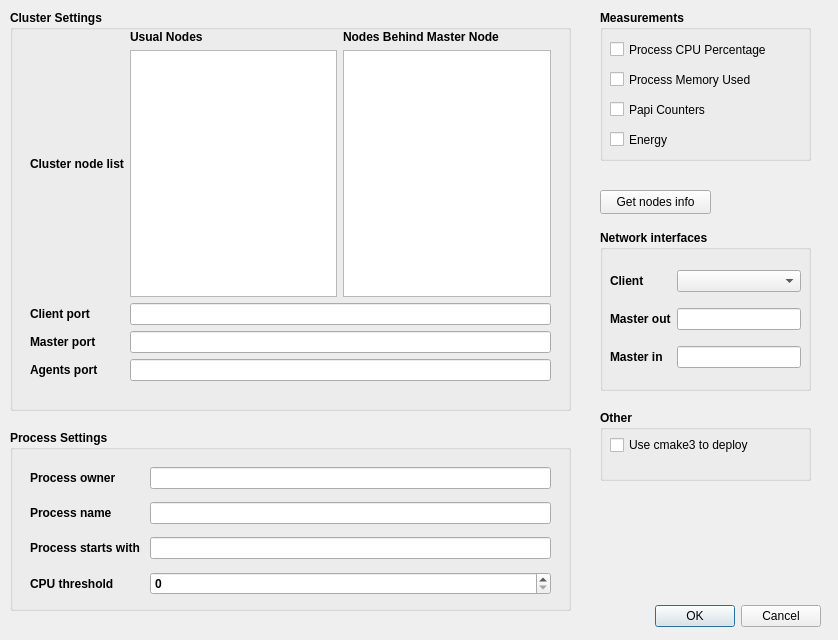
<?xml version="1.0" encoding="UTF-8"?>
<ui version="4.0">
 <class>ConfigurationWindow</class>
 <widget class="QDialog" name="ConfigurationWindow">
  <property name="geometry">
   <rect>
    <x>0</x>
    <y>0</y>
    <width>838</width>
    <height>640</height>
   </rect>
  </property>
  <property name="windowTitle">
   <string>Configuration</string>
  </property>
  <widget class="QDialogButtonBox" name="buttonBox">
   <property name="geometry">
    <rect>
     <x>480</x>
     <y>600</y>
     <width>341</width>
     <height>32</height>
    </rect>
   </property>
   <property name="orientation">
    <enum>Qt::Horizontal</enum>
   </property>
   <property name="standardButtons">
    <set>QDialogButtonBox::Cancel|QDialogButtonBox::Ok</set>
   </property>
  </widget>
  <widget class="QGroupBox" name="groupBox_ClusterSettings">
   <property name="geometry">
    <rect>
     <x>10</x>
     <y>10</y>
     <width>561</width>
     <height>401</height>
    </rect>
   </property>
   <property name="font">
    <font>
     <weight>75</weight>
     <bold>true</bold>
    </font>
   </property>
   <property name="title">
    <string>Cluster Settings</string>
   </property>
   <property name="flat">
    <bool>false</bool>
   </property>
   <widget class="QWidget" name="gridLayoutWidget">
    <property name="geometry">
     <rect>
      <x>20</x>
      <y>20</y>
      <width>521</width>
      <height>351</height>
     </rect>
    </property>
    <layout class="QGridLayout" name="gridLayout">
     <item row="2" column="1">
      <widget class="QLineEdit" name="LineEdit_MasterPort">
       <property name="font">
        <font>
         <weight>50</weight>
         <bold>false</bold>
        </font>
       </property>
      </widget>
     </item>
     <item row="2" column="0">
      <widget class="QLabel" name="Label_MasterPort">
       <property name="text">
        <string>Master port</string>
       </property>
      </widget>
     </item>
     <item row="0" column="1">
      <layout class="QGridLayout" name="gridLayout_3">
       <item row="0" column="0">
        <widget class="QLabel" name="Label_UsualNodes">
         <property name="text">
          <string>Usual Nodes</string>
         </property>
        </widget>
       </item>
       <item row="0" column="1">
        <widget class="QLabel" name="Label_NodesBehindMaster">
         <property name="text">
          <string>Nodes Behind Master Node</string>
         </property>
        </widget>
       </item>
       <item row="1" column="0">
        <widget class="QPlainTextEdit" name="plainTextEdit_ClusterNodeList">
         <property name="font">
          <font>
           <weight>50</weight>
           <bold>false</bold>
          </font>
         </property>
        </widget>
       </item>
       <item row="1" column="1">
        <widget class="QPlainTextEdit" name="plainTextEdit_ClusterNodeListBM">
         <property name="font">
          <font>
           <weight>50</weight>
           <bold>false</bold>
          </font>
         </property>
        </widget>
       </item>
      </layout>
     </item>
     <item row="1" column="1">
      <widget class="QLineEdit" name="LineEdit_Port">
       <property name="font">
        <font>
         <weight>50</weight>
         <bold>false</bold>
        </font>
       </property>
      </widget>
     </item>
     <item row="1" column="0">
      <widget class="QLabel" name="Label_Port">
       <property name="text">
        <string>Client port</string>
       </property>
      </widget>
     </item>
     <item row="0" column="0">
      <widget class="QLabel" name="Label_ClusterNodeList">
       <property name="text">
        <string>Cluster node list</string>
       </property>
      </widget>
     </item>
     <item row="3" column="0">
      <widget class="QLabel" name="Label_AgentPort">
       <property name="text">
        <string>Agents port</string>
       </property>
      </widget>
     </item>
     <item row="3" column="1">
      <widget class="QLineEdit" name="LineEdit_AgentsPort">
       <property name="font">
        <font>
         <weight>50</weight>
         <bold>false</bold>
        </font>
       </property>
      </widget>
     </item>
    </layout>
   </widget>
  </widget>
  <widget class="QGroupBox" name="groupBox_ProcessSettings">
   <property name="geometry">
    <rect>
     <x>10</x>
     <y>430</y>
     <width>561</width>
     <height>181</height>
    </rect>
   </property>
   <property name="font">
    <font>
     <weight>75</weight>
     <bold>true</bold>
    </font>
   </property>
   <property name="title">
    <string>Process Settings</string>
   </property>
   <widget class="QWidget" name="gridLayoutWidget_2">
    <property name="geometry">
     <rect>
      <x>20</x>
      <y>30</y>
      <width>521</width>
      <height>146</height>
     </rect>
    </property>
    <layout class="QGridLayout" name="gridLayout_2">
     <item row="0" column="0">
      <widget class="QLabel" name="label_ProcessOwner">
       <property name="text">
        <string>Process owner</string>
       </property>
      </widget>
     </item>
     <item row="1" column="0">
      <widget class="QLabel" name="label_ProcessName">
       <property name="text">
        <string>Process name</string>
       </property>
      </widget>
     </item>
     <item row="0" column="1">
      <widget class="QLineEdit" name="LineEdit_ProcessOwner">
       <property name="font">
        <font>
         <weight>50</weight>
         <bold>false</bold>
        </font>
       </property>
      </widget>
     </item>
     <item row="1" column="1">
      <widget class="QLineEdit" name="LineEdit_ProcessName">
       <property name="font">
        <font>
         <weight>50</weight>
         <bold>false</bold>
        </font>
       </property>
      </widget>
     </item>
     <item row="2" column="0">
      <widget class="QLabel" name="label_ProcessStart">
       <property name="text">
        <string>Process starts with </string>
       </property>
      </widget>
     </item>
     <item row="2" column="1">
      <widget class="QLineEdit" name="LineEdit_ProcessStartsWith">
       <property name="font">
        <font>
         <weight>50</weight>
         <bold>false</bold>
        </font>
       </property>
      </widget>
     </item>
     <item row="3" column="0">
      <widget class="QLabel" name="label_CPU_Threshold">
       <property name="text">
        <string>CPU threshold</string>
       </property>
      </widget>
     </item>
     <item row="3" column="1">
      <widget class="QSpinBox" name="spinBox_CPU_Threshold"/>
     </item>
    </layout>
   </widget>
  </widget>
  <widget class="QGroupBox" name="groupBox_Measurements">
   <property name="geometry">
    <rect>
     <x>600</x>
     <y>10</y>
     <width>211</width>
     <height>151</height>
    </rect>
   </property>
   <property name="font">
    <font>
     <weight>75</weight>
     <bold>true</bold>
    </font>
   </property>
   <property name="title">
    <string>Measurements</string>
   </property>
   <widget class="QCheckBox" name="checkBox_CPU">
    <property name="geometry">
     <rect>
      <x>10</x>
      <y>30</y>
      <width>191</width>
      <height>19</height>
     </rect>
    </property>
    <property name="font">
     <font>
      <weight>50</weight>
      <bold>false</bold>
     </font>
    </property>
    <property name="text">
     <string>Process CPU Percentage</string>
    </property>
   </widget>
   <widget class="QCheckBox" name="checkBox_MEM">
    <property name="geometry">
     <rect>
      <x>10</x>
      <y>60</y>
      <width>191</width>
      <height>19</height>
     </rect>
    </property>
    <property name="font">
     <font>
      <weight>50</weight>
      <bold>false</bold>
     </font>
    </property>
    <property name="text">
     <string>Process Memory Used</string>
    </property>
   </widget>
   <widget class="QCheckBox" name="checkBox_PapiCounters">
    <property name="geometry">
     <rect>
      <x>10</x>
      <y>90</y>
      <width>181</width>
      <height>19</height>
     </rect>
    </property>
    <property name="font">
     <font>
      <weight>50</weight>
      <bold>false</bold>
     </font>
    </property>
    <property name="text">
     <string>Papi Counters</string>
    </property>
   </widget>
   <widget class="QCheckBox" name="checkBox_Energy">
    <property name="geometry">
     <rect>
      <x>10</x>
      <y>120</y>
      <width>181</width>
      <height>19</height>
     </rect>
    </property>
    <property name="font">
     <font>
      <weight>50</weight>
      <bold>false</bold>
     </font>
    </property>
    <property name="text">
     <string>Energy</string>
    </property>
   </widget>
  </widget>
  <widget class="QPushButton" name="pushButton_NodesInfo">
   <property name="geometry">
    <rect>
     <x>600</x>
     <y>190</y>
     <width>111</width>
     <height>24</height>
    </rect>
   </property>
   <property name="text">
    <string>Get nodes info</string>
   </property>
  </widget>
  <widget class="QGroupBox" name="groupBox_Network">
   <property name="geometry">
    <rect>
     <x>600</x>
     <y>230</y>
     <width>211</width>
     <height>161</height>
    </rect>
   </property>
   <property name="font">
    <font>
     <weight>75</weight>
     <bold>true</bold>
    </font>
   </property>
   <property name="title">
    <string>Network interfaces</string>
   </property>
   <widget class="QWidget" name="gridLayoutWidget_3">
    <property name="geometry">
     <rect>
      <x>10</x>
      <y>30</y>
      <width>191</width>
      <height>121</height>
     </rect>
    </property>
    <layout class="QGridLayout" name="gridLayout_4">
     <item row="1" column="1">
      <widget class="QLineEdit" name="LineEdit_MasterOut">
       <property name="font">
        <font>
         <weight>50</weight>
         <bold>false</bold>
        </font>
       </property>
      </widget>
     </item>
     <item row="1" column="0">
      <widget class="QLabel" name="Label_MasterOut">
       <property name="text">
        <string>Master out</string>
       </property>
      </widget>
     </item>
     <item row="0" column="0">
      <widget class="QLabel" name="Label_ClientNet">
       <property name="text">
        <string>Client</string>
       </property>
      </widget>
     </item>
     <item row="0" column="1">
      <widget class="QComboBox" name="comboBox_NetworkInterfaces">
       <property name="font">
        <font>
         <weight>50</weight>
         <bold>false</bold>
        </font>
       </property>
      </widget>
     </item>
     <item row="2" column="0">
      <widget class="QLabel" name="Label_MasterIn">
       <property name="text">
        <string>Master in</string>
       </property>
      </widget>
     </item>
     <item row="2" column="1">
      <widget class="QLineEdit" name="LineEdit_MasterIn">
       <property name="font">
        <font>
         <weight>50</weight>
         <bold>false</bold>
        </font>
       </property>
      </widget>
     </item>
    </layout>
   </widget>
  </widget>
  <widget class="QGroupBox" name="groupBox_Other">
   <property name="geometry">
    <rect>
     <x>600</x>
     <y>410</y>
     <width>211</width>
     <height>71</height>
    </rect>
   </property>
   <property name="font">
    <font>
     <weight>75</weight>
     <bold>true</bold>
    </font>
   </property>
   <property name="title">
    <string>Other</string>
   </property>
   <widget class="QWidget" name="gridLayoutWidget_4">
    <property name="geometry">
     <rect>
      <x>10</x>
      <y>20</y>
      <width>177</width>
      <height>31</height>
     </rect>
    </property>
    <layout class="QGridLayout" name="gridLayout_5">
     <item row="0" column="0">
      <widget class="QCheckBox" name="checkBox_cmake3">
       <property name="font">
        <font>
         <weight>50</weight>
         <bold>false</bold>
        </font>
       </property>
       <property name="text">
        <string>Use cmake3 to deploy</string>
       </property>
      </widget>
     </item>
    </layout>
   </widget>
  </widget>
 </widget>
 <tabstops>
  <tabstop>plainTextEdit_ClusterNodeList</tabstop>
  <tabstop>plainTextEdit_ClusterNodeListBM</tabstop>
  <tabstop>LineEdit_Port</tabstop>
  <tabstop>LineEdit_MasterPort</tabstop>
  <tabstop>LineEdit_AgentsPort</tabstop>
  <tabstop>LineEdit_ProcessOwner</tabstop>
  <tabstop>LineEdit_ProcessName</tabstop>
  <tabstop>LineEdit_ProcessStartsWith</tabstop>
  <tabstop>checkBox_CPU</tabstop>
  <tabstop>checkBox_MEM</tabstop>
  <tabstop>checkBox_PapiCounters</tabstop>
  <tabstop>checkBox_Energy</tabstop>
  <tabstop>pushButton_NodesInfo</tabstop>
  <tabstop>comboBox_NetworkInterfaces</tabstop>
  <tabstop>LineEdit_MasterOut</tabstop>
  <tabstop>LineEdit_MasterIn</tabstop>
 </tabstops>
 <resources/>
 <connections>
  <connection>
   <sender>buttonBox</sender>
   <signal>accepted()</signal>
   <receiver>ConfigurationWindow</receiver>
   <slot>accept()</slot>
   <hints>
    <hint type="sourcelabel">
     <x>650</x>
     <y>575</y>
    </hint>
    <hint type="destinationlabel">
     <x>418</x>
     <y>301</y>
    </hint>
   </hints>
  </connection>
  <connection>
   <sender>buttonBox</sender>
   <signal>rejected()</signal>
   <receiver>ConfigurationWindow</receiver>
   <slot>reject()</slot>
   <hints>
    <hint type="sourcelabel">
     <x>650</x>
     <y>575</y>
    </hint>
    <hint type="destinationlabel">
     <x>418</x>
     <y>301</y>
    </hint>
   </hints>
  </connection>
 </connections>
</ui>
